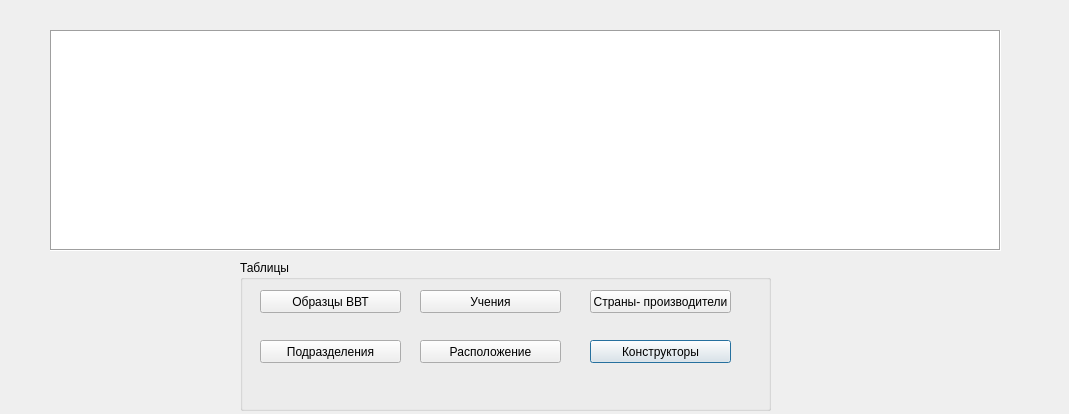
<?xml version="1.0" encoding="UTF-8"?>
<ui version="4.0">
 <class>InfantriDivisiontable</class>
 <widget class="QDialog" name="InfantriDivisiontable">
  <property name="geometry">
   <rect>
    <x>0</x>
    <y>0</y>
    <width>1069</width>
    <height>414</height>
   </rect>
  </property>
  <property name="minimumSize">
   <size>
    <width>1069</width>
    <height>414</height>
   </size>
  </property>
  <property name="maximumSize">
   <size>
    <width>1069</width>
    <height>414</height>
   </size>
  </property>
  <property name="tabletTracking">
   <bool>false</bool>
  </property>
  <property name="acceptDrops">
   <bool>false</bool>
  </property>
  <property name="windowTitle">
   <string>Dialog</string>
  </property>
  <property name="windowOpacity">
   <double>1.000000000000000</double>
  </property>
  <property name="autoFillBackground">
   <bool>false</bool>
  </property>
  <widget class="QTableView" name="tableView">
   <property name="geometry">
    <rect>
     <x>50</x>
     <y>30</y>
     <width>951</width>
     <height>221</height>
    </rect>
   </property>
   <property name="mouseTracking">
    <bool>true</bool>
   </property>
   <property name="frameShape">
    <enum>QFrame::Box</enum>
   </property>
  </widget>
  <widget class="QGroupBox" name="groupBox">
   <property name="geometry">
    <rect>
     <x>240</x>
     <y>260</y>
     <width>531</width>
     <height>151</height>
    </rect>
   </property>
   <property name="title">
    <string>Таблицы</string>
   </property>
   <widget class="QPushButton" name="pushButton_4">
    <property name="geometry">
     <rect>
      <x>350</x>
      <y>80</y>
      <width>141</width>
      <height>23</height>
     </rect>
    </property>
    <property name="text">
     <string>Конструкторы</string>
    </property>
   </widget>
   <widget class="QPushButton" name="pushButton_5">
    <property name="geometry">
     <rect>
      <x>350</x>
      <y>30</y>
      <width>141</width>
      <height>23</height>
     </rect>
    </property>
    <property name="text">
     <string>Страны- производители</string>
    </property>
   </widget>
   <widget class="QPushButton" name="pushButton_7">
    <property name="geometry">
     <rect>
      <x>180</x>
      <y>80</y>
      <width>141</width>
      <height>23</height>
     </rect>
    </property>
    <property name="text">
     <string>Расположение</string>
    </property>
   </widget>
   <widget class="QPushButton" name="pushButton_2">
    <property name="geometry">
     <rect>
      <x>180</x>
      <y>30</y>
      <width>141</width>
      <height>23</height>
     </rect>
    </property>
    <property name="text">
     <string>Учения</string>
    </property>
   </widget>
   <widget class="QPushButton" name="pushButton">
    <property name="geometry">
     <rect>
      <x>20</x>
      <y>30</y>
      <width>141</width>
      <height>23</height>
     </rect>
    </property>
    <property name="text">
     <string>Образцы ВВТ</string>
    </property>
   </widget>
   <widget class="QPushButton" name="pushButton_3">
    <property name="geometry">
     <rect>
      <x>20</x>
      <y>80</y>
      <width>141</width>
      <height>23</height>
     </rect>
    </property>
    <property name="text">
     <string>Подразделения</string>
    </property>
   </widget>
  </widget>
  <zorder>groupBox</zorder>
  <zorder>tableView</zorder>
 </widget>
 <resources/>
 <connections/>
</ui>
